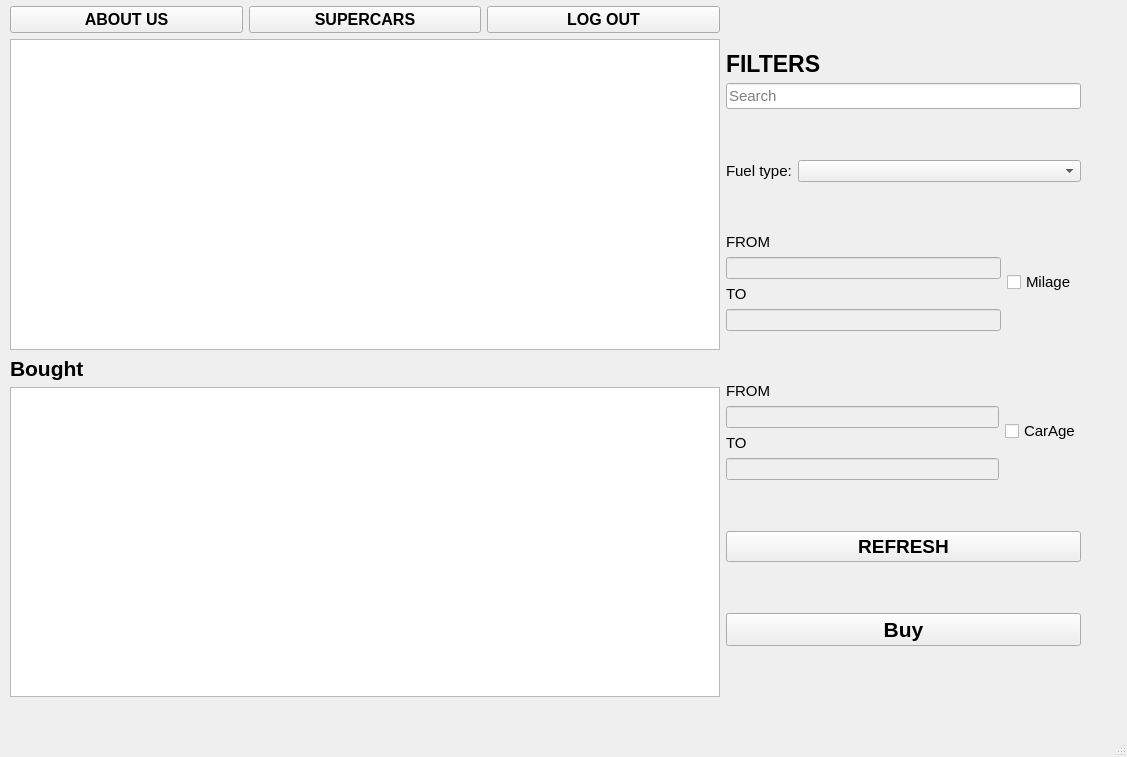
<?xml version="1.0" encoding="UTF-8"?>
<ui version="4.0">
 <class>MainWindow</class>
 <widget class="QMainWindow" name="MainWindow">
  <property name="geometry">
   <rect>
    <x>0</x>
    <y>0</y>
    <width>1127</width>
    <height>757</height>
   </rect>
  </property>
  <property name="windowTitle">
   <string>MainWindow</string>
  </property>
  <widget class="QWidget" name="centralwidget">
   <widget class="QWidget" name="layoutWidget">
    <property name="geometry">
     <rect>
      <x>10</x>
      <y>6</y>
      <width>1071</width>
      <height>691</height>
     </rect>
    </property>
    <layout class="QHBoxLayout" name="horizontalLayout_5" stretch="2,0,1">
     <property name="sizeConstraint">
      <enum>QLayout::SetNoConstraint</enum>
     </property>
     <item>
      <layout class="QVBoxLayout" name="verticalLayout_9">
       <item>
        <layout class="QGridLayout" name="gridLayout" rowstretch="0,0">
         <property name="topMargin">
          <number>0</number>
         </property>
         <item row="0" column="0">
          <layout class="QHBoxLayout" name="horizontalLayout">
           <item>
            <widget class="QPushButton" name="aboutb">
             <property name="sizePolicy">
              <sizepolicy hsizetype="Preferred" vsizetype="Preferred">
               <horstretch>0</horstretch>
               <verstretch>0</verstretch>
              </sizepolicy>
             </property>
             <property name="maximumSize">
              <size>
               <width>16777215</width>
               <height>50</height>
              </size>
             </property>
             <property name="font">
              <font>
               <pointsize>12</pointsize>
               <bold>true</bold>
              </font>
             </property>
             <property name="text">
              <string>ABOUT US</string>
             </property>
            </widget>
           </item>
           <item>
            <widget class="QPushButton" name="superb">
             <property name="sizePolicy">
              <sizepolicy hsizetype="Preferred" vsizetype="Preferred">
               <horstretch>0</horstretch>
               <verstretch>0</verstretch>
              </sizepolicy>
             </property>
             <property name="maximumSize">
              <size>
               <width>16777215</width>
               <height>50</height>
              </size>
             </property>
             <property name="font">
              <font>
               <pointsize>12</pointsize>
               <bold>true</bold>
              </font>
             </property>
             <property name="text">
              <string>SUPERCARS</string>
             </property>
            </widget>
           </item>
           <item>
            <widget class="QPushButton" name="logout">
             <property name="sizePolicy">
              <sizepolicy hsizetype="Preferred" vsizetype="Preferred">
               <horstretch>0</horstretch>
               <verstretch>0</verstretch>
              </sizepolicy>
             </property>
             <property name="maximumSize">
              <size>
               <width>16777215</width>
               <height>50</height>
              </size>
             </property>
             <property name="font">
              <font>
               <pointsize>12</pointsize>
               <bold>true</bold>
              </font>
             </property>
             <property name="text">
              <string>LOG OUT</string>
             </property>
            </widget>
           </item>
          </layout>
         </item>
        </layout>
       </item>
       <item>
        <widget class="QTableView" name="dbtable"/>
       </item>
       <item>
        <widget class="QLabel" name="slika_4">
         <property name="enabled">
          <bool>true</bool>
         </property>
         <property name="sizePolicy">
          <sizepolicy hsizetype="Fixed" vsizetype="Fixed">
           <horstretch>0</horstretch>
           <verstretch>0</verstretch>
          </sizepolicy>
         </property>
         <property name="font">
          <font>
           <pointsize>16</pointsize>
           <bold>true</bold>
          </font>
         </property>
         <property name="text">
          <string>Bought</string>
         </property>
         <property name="scaledContents">
          <bool>true</bool>
         </property>
        </widget>
       </item>
       <item>
        <widget class="QTableView" name="soldtable"/>
       </item>
      </layout>
     </item>
     <item>
      <spacer name="horizontalSpacer">
       <property name="orientation">
        <enum>Qt::Horizontal</enum>
       </property>
       <property name="sizeType">
        <enum>QSizePolicy::Preferred</enum>
       </property>
       <property name="sizeHint" stdset="0">
        <size>
         <width>0</width>
         <height>0</height>
        </size>
       </property>
      </spacer>
     </item>
     <item>
      <layout class="QVBoxLayout" name="verticalLayout_8">
       <property name="sizeConstraint">
        <enum>QLayout::SetNoConstraint</enum>
       </property>
       <item>
        <layout class="QVBoxLayout" name="verticalLayout" stretch="0,0">
         <property name="topMargin">
          <number>0</number>
         </property>
         <item>
          <widget class="QLabel" name="slika_2">
           <property name="enabled">
            <bool>true</bool>
           </property>
           <property name="sizePolicy">
            <sizepolicy hsizetype="Fixed" vsizetype="Fixed">
             <horstretch>0</horstretch>
             <verstretch>0</verstretch>
            </sizepolicy>
           </property>
           <property name="font">
            <font>
             <pointsize>17</pointsize>
             <bold>true</bold>
            </font>
           </property>
           <property name="text">
            <string>FILTERS</string>
           </property>
           <property name="scaledContents">
            <bool>true</bool>
           </property>
          </widget>
         </item>
         <item>
          <widget class="QLineEdit" name="searchText">
           <property name="font">
            <font>
             <pointsize>11</pointsize>
            </font>
           </property>
           <property name="placeholderText">
            <string>Search</string>
           </property>
          </widget>
         </item>
        </layout>
       </item>
       <item>
        <layout class="QHBoxLayout" name="horizontalLayout_2">
         <item>
          <widget class="QLabel" name="slika_3">
           <property name="enabled">
            <bool>true</bool>
           </property>
           <property name="sizePolicy">
            <sizepolicy hsizetype="Fixed" vsizetype="Fixed">
             <horstretch>0</horstretch>
             <verstretch>0</verstretch>
            </sizepolicy>
           </property>
           <property name="font">
            <font>
             <pointsize>11</pointsize>
            </font>
           </property>
           <property name="text">
            <string>Fuel type:</string>
           </property>
           <property name="scaledContents">
            <bool>true</bool>
           </property>
          </widget>
         </item>
         <item>
          <widget class="QComboBox" name="comboBox">
           <property name="enabled">
            <bool>true</bool>
           </property>
           <property name="contextMenuPolicy">
            <enum>Qt::DefaultContextMenu</enum>
           </property>
           <property name="editable">
            <bool>false</bool>
           </property>
           <property name="currentText">
            <string/>
           </property>
           <item>
            <property name="text">
             <string/>
            </property>
           </item>
           <item>
            <property name="text">
             <string>Petrol</string>
            </property>
           </item>
           <item>
            <property name="text">
             <string>Diesel</string>
            </property>
           </item>
           <item>
            <property name="text">
             <string>Gas</string>
            </property>
           </item>
          </widget>
         </item>
        </layout>
       </item>
       <item>
        <layout class="QHBoxLayout" name="horizontalLayout_3">
         <item>
          <layout class="QVBoxLayout" name="verticalLayout_4">
           <item>
            <layout class="QVBoxLayout" name="verticalLayout_2">
             <item>
              <widget class="QLabel" name="od">
               <property name="enabled">
                <bool>true</bool>
               </property>
               <property name="sizePolicy">
                <sizepolicy hsizetype="Fixed" vsizetype="Fixed">
                 <horstretch>0</horstretch>
                 <verstretch>0</verstretch>
                </sizepolicy>
               </property>
               <property name="font">
                <font>
                 <pointsize>11</pointsize>
                </font>
               </property>
               <property name="text">
                <string>FROM</string>
               </property>
               <property name="scaledContents">
                <bool>true</bool>
               </property>
              </widget>
             </item>
             <item>
              <widget class="QLineEdit" name="startmilage">
               <property name="enabled">
                <bool>false</bool>
               </property>
              </widget>
             </item>
            </layout>
           </item>
           <item>
            <layout class="QVBoxLayout" name="verticalLayout_3">
             <item>
              <widget class="QLabel" name="do_2">
               <property name="enabled">
                <bool>true</bool>
               </property>
               <property name="sizePolicy">
                <sizepolicy hsizetype="Fixed" vsizetype="Fixed">
                 <horstretch>0</horstretch>
                 <verstretch>0</verstretch>
                </sizepolicy>
               </property>
               <property name="font">
                <font>
                 <pointsize>11</pointsize>
                </font>
               </property>
               <property name="text">
                <string>TO</string>
               </property>
               <property name="scaledContents">
                <bool>true</bool>
               </property>
              </widget>
             </item>
             <item>
              <widget class="QLineEdit" name="endmilage">
               <property name="enabled">
                <bool>false</bool>
               </property>
              </widget>
             </item>
            </layout>
           </item>
          </layout>
         </item>
         <item>
          <widget class="QCheckBox" name="useMileage">
           <property name="font">
            <font>
             <pointsize>11</pointsize>
            </font>
           </property>
           <property name="text">
            <string>Milage </string>
           </property>
          </widget>
         </item>
        </layout>
       </item>
       <item>
        <layout class="QHBoxLayout" name="horizontalLayout_4">
         <item>
          <layout class="QVBoxLayout" name="verticalLayout_7">
           <item>
            <layout class="QVBoxLayout" name="verticalLayout_5">
             <item>
              <widget class="QLabel" name="od_2">
               <property name="enabled">
                <bool>true</bool>
               </property>
               <property name="sizePolicy">
                <sizepolicy hsizetype="Fixed" vsizetype="Fixed">
                 <horstretch>0</horstretch>
                 <verstretch>0</verstretch>
                </sizepolicy>
               </property>
               <property name="font">
                <font>
                 <pointsize>11</pointsize>
                </font>
               </property>
               <property name="text">
                <string>FROM</string>
               </property>
               <property name="scaledContents">
                <bool>true</bool>
               </property>
              </widget>
             </item>
             <item>
              <widget class="QLineEdit" name="startage">
               <property name="enabled">
                <bool>false</bool>
               </property>
              </widget>
             </item>
            </layout>
           </item>
           <item>
            <layout class="QVBoxLayout" name="verticalLayout_6">
             <item>
              <widget class="QLabel" name="do_3">
               <property name="enabled">
                <bool>true</bool>
               </property>
               <property name="sizePolicy">
                <sizepolicy hsizetype="Fixed" vsizetype="Fixed">
                 <horstretch>0</horstretch>
                 <verstretch>0</verstretch>
                </sizepolicy>
               </property>
               <property name="font">
                <font>
                 <pointsize>11</pointsize>
                </font>
               </property>
               <property name="text">
                <string>TO</string>
               </property>
               <property name="scaledContents">
                <bool>true</bool>
               </property>
              </widget>
             </item>
             <item>
              <widget class="QLineEdit" name="endage">
               <property name="enabled">
                <bool>false</bool>
               </property>
              </widget>
             </item>
            </layout>
           </item>
          </layout>
         </item>
         <item>
          <widget class="QCheckBox" name="useAge">
           <property name="font">
            <font>
             <pointsize>11</pointsize>
            </font>
           </property>
           <property name="text">
            <string>CarAge</string>
           </property>
          </widget>
         </item>
        </layout>
       </item>
       <item>
        <widget class="QPushButton" name="refreshbutton">
         <property name="font">
          <font>
           <pointsize>14</pointsize>
           <bold>true</bold>
          </font>
         </property>
         <property name="text">
          <string>REFRESH</string>
         </property>
        </widget>
       </item>
       <item>
        <widget class="QPushButton" name="kupiBtn">
         <property name="font">
          <font>
           <pointsize>16</pointsize>
           <bold>true</bold>
          </font>
         </property>
         <property name="text">
          <string>Buy</string>
         </property>
        </widget>
       </item>
      </layout>
     </item>
    </layout>
   </widget>
  </widget>
  <widget class="QMenuBar" name="menubar">
   <property name="geometry">
    <rect>
     <x>0</x>
     <y>0</y>
     <width>1127</width>
     <height>22</height>
    </rect>
   </property>
  </widget>
  <widget class="QStatusBar" name="statusbar"/>
 </widget>
 <resources/>
 <connections/>
</ui>
